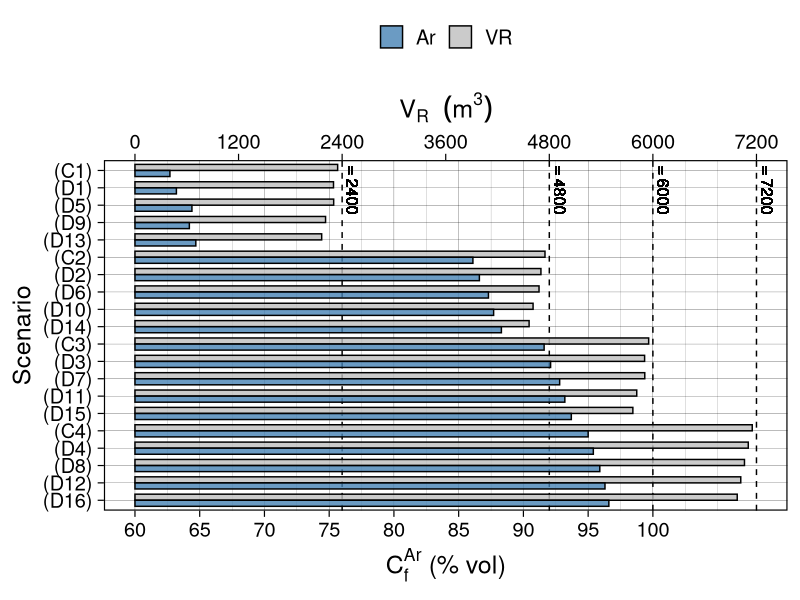
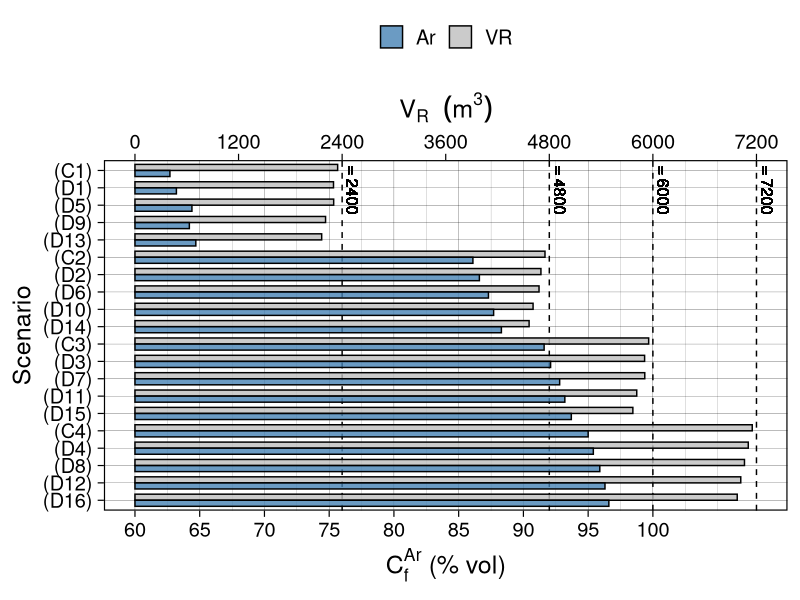

These figures' R source, in order:
library(tidyverse)

df <- read.csv("./data/scenarios_D.csv")

df$Scenario <- factor(df$Scenario)

new_order <- c(
    "(C1)", "(D1)", "(D5)", "(D9)", "(D13)",
    "(C2)", "(D2)", "(D6)", "(D10)", "(D14)",
    "(C3)", "(D3)", "(D7)", "(D11)", "(D15)",
    "(C4)", "(D4)", "(D8)", "(D12)", "(D16)"
)

df$Scenario <- factor(df$Scenario, levels = new_order)

df$Ar <- (df$Ar - 60) * 60 * 2.5

df_long <- df %>%
    select(c(Scenario, Ar, VR, VI)) %>%
    pivot_longer(cols = c(VR, Ar), names_to = "Variable", values_to = "Value")

ggplot(df_long, aes(x = Scenario, y = Value, fill = Variable)) +
    geom_hline(yintercept = 2400, linetype = "dashed", color = "black") +
    geom_hline(yintercept = 4800, linetype = "dashed", color = "black") +
    geom_hline(yintercept = 6000, linetype = "dashed", color = "black") +
    geom_hline(yintercept = 7200, linetype = "dashed", color = "black") +
    # geom_vline(xintercept = 16.5, alpha = 0.5, color = "red") +
    # geom_vline(xintercept = 12.5, alpha = 0.5, color = "red") +
    # geom_vline(xintercept = 8.5, alpha = 0.5, color = "red") +
    # geom_vline(xintercept = 4.5, alpha = 0.5, color = "red") +
    geom_bar(stat = "identity", position = "dodge", alpha = 0.8, width = 0.7, color = "black") +
    geom_text(label = expression(paste(V[I], "  = 2400")), angle = 270, x = 19.5, y = 2500, color = "black", size = 4) +
    geom_text(label = expression(paste(V[I], "  = 4800")), angle = 270, x = 19.5, y = 4900, color = "black", size = 4) +
    geom_text(label = expression(paste(V[I], "  = 6000")), angle = 270, x = 19.5, y = 6100, color = "black", size = 4) +
    geom_text(label = expression(paste(V[I], "  = 7200")), angle = 270, x = 19.5, y = 7300, color = "black", size = 4) +
    scale_y_continuous(
        name = expression(paste(C[f]^Ar, " (% vol)")),
        breaks = seq(0, 6000, 750),
        labels = seq(60, 100, 5),
        sec.axis = sec_axis(
            ~.,
            name = expression(V[R] ~ ~ (m^3)),
            breaks = c(0, 1200, 2400, 3600, 4800, 6000, 7200)
        )
    ) +
    scale_x_discrete(limits = rev(levels(df$Scenario))) +
    coord_flip() +
    theme_linedraw(base_size = 18) +
    scale_fill_manual(values = c("VR" = "gray", "Ar" = "steelblue")) +
    theme(
        legend.title = element_blank(),
        legend.position = "top"
    )

ggsave("./plots/d_scenarios.png")
